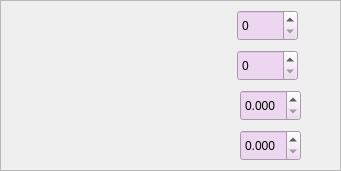
   <widget class="QFrame" name="frame">
    <property name="geometry">
     <rect>
      <x>390</x>
      <y>10</y>
      <width>341</width>
      <height>171</height>
     </rect>
    </property>
    <property name="frameShape">
     <enum>QFrame::StyledPanel</enum>
    </property>
    <property name="frameShadow">
     <enum>QFrame::Raised</enum>
    </property>
    <widget class="QDoubleSpinBox" name="doubleSpin_x">
     <property name="geometry">
      <rect>
       <x>240</x>
       <y>130</y>
       <width>61</width>
       <height>31</height>
      </rect>
     </property>
     <property name="palette">
      <palette>
       <active>
        <colorrole role="Button">
         <brush brushstyle="SolidPattern">
          <color alpha="255">
           <red>236</red>
           <green>214</green>
           <blue>240</blue>
          </color>
         </brush>
        </colorrole>
        <colorrole role="Base">
         <brush brushstyle="SolidPattern">
          <color alpha="255">
           <red>236</red>
           <green>214</green>
           <blue>240</blue>
          </color>
         </brush>
        </colorrole>
        <colorrole role="Window">
         <brush brushstyle="SolidPattern">
          <color alpha="255">
           <red>236</red>
           <green>214</green>
           <blue>240</blue>
          </color>
         </brush>
        </colorrole>
       </active>
       <inactive>
        <colorrole role="Button">
         <brush brushstyle="SolidPattern">
          <color alpha="255">
           <red>236</red>
           <green>214</green>
           <blue>240</blue>
          </color>
         </brush>
        </colorrole>
        <colorrole role="Base">
         <brush brushstyle="SolidPattern">
          <color alpha="255">
           <red>236</red>
           <green>214</green>
           <blue>240</blue>
          </color>
         </brush>
        </colorrole>
        <colorrole role="Window">
         <brush brushstyle="SolidPattern">
          <color alpha="255">
           <red>236</red>
           <green>214</green>
           <blue>240</blue>
          </color>
         </brush>
        </colorrole>
       </inactive>
       <disabled>
        <colorrole role="Button">
         <brush brushstyle="SolidPattern">
          <color alpha="255">
           <red>236</red>
           <green>214</green>
           <blue>240</blue>
          </color>
         </brush>
        </colorrole>
        <colorrole role="Base">
         <brush brushstyle="SolidPattern">
          <color alpha="255">
           <red>236</red>
           <green>214</green>
           <blue>240</blue>
          </color>
         </brush>
        </colorrole>
        <colorrole role="Window">
         <brush brushstyle="SolidPattern">
          <color alpha="255">
           <red>236</red>
           <green>214</green>
           <blue>240</blue>
          </color>
         </brush>
        </colorrole>
       </disabled>
      </palette>
     </property>
     <property name="decimals">
      <number>3</number>
     </property>
    </widget>
    <widget class="QDoubleSpinBox" name="doubleSpin_vr">
     <property name="geometry">
      <rect>
       <x>240</x>
       <y>90</y>
       <width>61</width>
       <height>31</height>
      </rect>
     </property>
     <property name="palette">
      <palette>
       <active>
        <colorrole role="Button">
         <brush brushstyle="SolidPattern">
          <color alpha="255">
           <red>236</red>
           <green>214</green>
           <blue>240</blue>
          </color>
         </brush>
        </colorrole>
        <colorrole role="Base">
         <brush brushstyle="SolidPattern">
          <color alpha="255">
           <red>236</red>
           <green>214</green>
           <blue>240</blue>
          </color>
         </brush>
        </colorrole>
        <colorrole role="Window">
         <brush brushstyle="SolidPattern">
          <color alpha="255">
           <red>236</red>
           <green>214</green>
           <blue>240</blue>
          </color>
         </brush>
        </colorrole>
       </active>
       <inactive>
        <colorrole role="Button">
         <brush brushstyle="SolidPattern">
          <color alpha="255">
           <red>236</red>
           <green>214</green>
           <blue>240</blue>
          </color>
         </brush>
        </colorrole>
        <colorrole role="Base">
         <brush brushstyle="SolidPattern">
          <color alpha="255">
           <red>236</red>
           <green>214</green>
           <blue>240</blue>
          </color>
         </brush>
        </colorrole>
        <colorrole role="Window">
         <brush brushstyle="SolidPattern">
          <color alpha="255">
           <red>236</red>
           <green>214</green>
           <blue>240</blue>
          </color>
         </brush>
        </colorrole>
       </inactive>
       <disabled>
        <colorrole role="Button">
         <brush brushstyle="SolidPattern">
          <color alpha="255">
           <red>236</red>
           <green>214</green>
           <blue>240</blue>
          </color>
         </brush>
        </colorrole>
        <colorrole role="Base">
         <brush brushstyle="SolidPattern">
          <color alpha="255">
           <red>236</red>
           <green>214</green>
           <blue>240</blue>
          </color>
         </brush>
        </colorrole>
        <colorrole role="Window">
         <brush brushstyle="SolidPattern">
          <color alpha="255">
           <red>236</red>
           <green>214</green>
           <blue>240</blue>
          </color>
         </brush>
        </colorrole>
       </disabled>
      </palette>
     </property>
     <property name="decimals">
      <number>3</number>
     </property>
    </widget>
    <widget class="QSpinBox" name="spin_vr">
     <property name="geometry">
      <rect>
       <x>237</x>
       <y>50</y>
       <width>61</width>
       <height>31</height>
      </rect>
     </property>
     <property name="palette">
      <palette>
       <active>
        <colorrole role="Button">
         <brush brushstyle="SolidPattern">
          <color alpha="255">
           <red>236</red>
           <green>214</green>
           <blue>240</blue>
          </color>
         </brush>
        </colorrole>
        <colorrole role="Base">
         <brush brushstyle="SolidPattern">
          <color alpha="255">
           <red>236</red>
           <green>214</green>
           <blue>240</blue>
          </color>
         </brush>
        </colorrole>
        <colorrole role="Window">
         <brush brushstyle="SolidPattern">
          <color alpha="255">
           <red>236</red>
           <green>214</green>
           <blue>240</blue>
          </color>
         </brush>
        </colorrole>
       </active>
       <inactive>
        <colorrole role="Button">
         <brush brushstyle="SolidPattern">
          <color alpha="255">
           <red>236</red>
           <green>214</green>
           <blue>240</blue>
          </color>
         </brush>
        </colorrole>
        <colorrole role="Base">
         <brush brushstyle="SolidPattern">
          <color alpha="255">
           <red>236</red>
           <green>214</green>
           <blue>240</blue>
          </color>
         </brush>
        </colorrole>
        <colorrole role="Window">
         <brush brushstyle="SolidPattern">
          <color alpha="255">
           <red>236</red>
           <green>214</green>
           <blue>240</blue>
          </color>
         </brush>
        </colorrole>
       </inactive>
       <disabled>
        <colorrole role="Button">
         <brush brushstyle="SolidPattern">
          <color alpha="255">
           <red>236</red>
           <green>214</green>
           <blue>240</blue>
          </color>
         </brush>
        </colorrole>
        <colorrole role="Base">
         <brush brushstyle="SolidPattern">
          <color alpha="255">
           <red>236</red>
           <green>214</green>
           <blue>240</blue>
          </color>
         </brush>
        </colorrole>
        <colorrole role="Window">
         <brush brushstyle="SolidPattern">
          <color alpha="255">
           <red>236</red>
           <green>214</green>
           <blue>240</blue>
          </color>
         </brush>
        </colorrole>
       </disabled>
      </palette>
     </property>
    </widget>
    <widget class="QSpinBox" name="spin_dl">
     <property name="geometry">
      <rect>
       <x>237</x>
       <y>10</y>
       <width>61</width>
       <height>31</height>
      </rect>
     </property>
     <property name="palette">
      <palette>
       <active>
        <colorrole role="Button">
         <brush brushstyle="SolidPattern">
          <color alpha="255">
           <red>236</red>
           <green>214</green>
           <blue>240</blue>
          </color>
         </brush>
        </colorrole>
        <colorrole role="Base">
         <brush brushstyle="SolidPattern">
          <color alpha="255">
           <red>236</red>
           <green>214</green>
           <blue>240</blue>
          </color>
         </brush>
        </colorrole>
        <colorrole role="Window">
         <brush brushstyle="SolidPattern">
          <color alpha="255">
           <red>236</red>
           <green>214</green>
           <blue>240</blue>
          </color>
         </brush>
        </colorrole>
       </active>
       <inactive>
        <colorrole role="Button">
         <brush brushstyle="SolidPattern">
          <color alpha="255">
           <red>236</red>
           <green>214</green>
           <blue>240</blue>
          </color>
         </brush>
        </colorrole>
        <colorrole role="Base">
         <brush brushstyle="SolidPattern">
          <color alpha="255">
           <red>236</red>
           <green>214</green>
           <blue>240</blue>
          </color>
         </brush>
        </colorrole>
        <colorrole role="Window">
         <brush brushstyle="SolidPattern">
          <color alpha="255">
           <red>236</red>
           <green>214</green>
           <blue>240</blue>
          </color>
         </brush>
        </colorrole>
       </inactive>
       <disabled>
        <colorrole role="Button">
         <brush brushstyle="SolidPattern">
          <color alpha="255">
           <red>236</red>
           <green>214</green>
           <blue>240</blue>
          </color>
         </brush>
        </colorrole>
        <colorrole role="Base">
         <brush brushstyle="SolidPattern">
          <color alpha="255">
           <red>236</red>
           <green>214</green>
           <blue>240</blue>
          </color>
         </brush>
        </colorrole>
        <colorrole role="Window">
         <brush brushstyle="SolidPattern">
          <color alpha="255">
           <red>236</red>
           <green>214</green>
           <blue>240</blue>
          </color>
         </brush>
        </colorrole>
       </disabled>
      </palette>
     </property>
    </widget>
   </widget>
